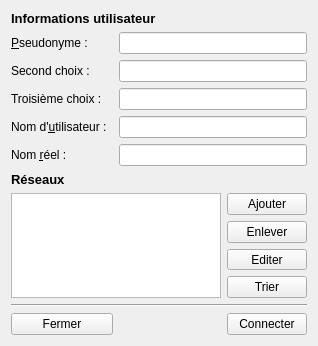
<?xml version="1.0" encoding="UTF-8"?>
<ui version="4.0">
 <class>Form</class>
 <widget class="QWidget" name="Form">
  <property name="geometry">
   <rect>
    <x>0</x>
    <y>0</y>
    <width>318</width>
    <height>346</height>
   </rect>
  </property>
  <property name="minimumSize">
   <size>
    <width>318</width>
    <height>346</height>
   </size>
  </property>
  <property name="maximumSize">
   <size>
    <width>318</width>
    <height>346</height>
   </size>
  </property>
  <property name="windowTitle">
   <string>Form</string>
  </property>
  <layout class="QGridLayout" name="gridLayout_3">
   <item row="0" column="0" colspan="3">
    <widget class="QLabel" name="userInfo">
     <property name="text">
      <string>&lt;!DOCTYPE HTML PUBLIC &quot;-//W3C//DTD HTML 4.0//EN&quot; &quot;http://www.w3.org/TR/REC-html40/strict.dtd&quot;&gt;
&lt;html&gt;&lt;head&gt;&lt;meta name=&quot;qrichtext&quot; content=&quot;1&quot; /&gt;&lt;style type=&quot;text/css&quot;&gt;
p, li { white-space: pre-wrap; }
&lt;/style&gt;&lt;/head&gt;&lt;body style=&quot; font-family:'Sans Serif'; font-size:10pt; font-weight:400; font-style:normal;&quot;&gt;
&lt;p style=&quot; margin-top:0px; margin-bottom:0px; margin-left:0px; margin-right:0px; -qt-block-indent:0; text-indent:0px;&quot;&gt;&lt;span style=&quot; font-weight:600;&quot;&gt;Informations utilisateur&lt;/span&gt;&lt;/p&gt;&lt;/body&gt;&lt;/html&gt;</string>
     </property>
    </widget>
   </item>
   <item row="1" column="0">
    <widget class="QLabel" name="nicknameLabel">
     <property name="text">
      <string>&amp;Pseudonyme :</string>
     </property>
     <property name="buddy">
      <cstring>nicknameEdit</cstring>
     </property>
    </widget>
   </item>
   <item row="1" column="1" colspan="2">
    <widget class="QLineEdit" name="nicknameEdit"/>
   </item>
   <item row="2" column="0">
    <widget class="QLabel" name="secondChoiceLabel">
     <property name="text">
      <string>Second choix :</string>
     </property>
     <property name="buddy">
      <cstring>secondChoiceEdit</cstring>
     </property>
    </widget>
   </item>
   <item row="2" column="1" colspan="2">
    <widget class="QLineEdit" name="secondChoiceEdit"/>
   </item>
   <item row="3" column="0">
    <widget class="QLabel" name="thirdChoiceLabel">
     <property name="text">
      <string>Troisième choix :</string>
     </property>
     <property name="buddy">
      <cstring>thirdChoiceEdit</cstring>
     </property>
    </widget>
   </item>
   <item row="3" column="1" colspan="2">
    <widget class="QLineEdit" name="thirdChoiceEdit"/>
   </item>
   <item row="4" column="0">
    <widget class="QLabel" name="usernameLabel">
     <property name="text">
      <string>Nom d'&amp;utilisateur :</string>
     </property>
     <property name="buddy">
      <cstring>usernameEdit</cstring>
     </property>
    </widget>
   </item>
   <item row="4" column="1" colspan="2">
    <widget class="QLineEdit" name="usernameEdit"/>
   </item>
   <item row="5" column="0">
    <widget class="QLabel" name="realNameLabel">
     <property name="text">
      <string>Nom &amp;réel :</string>
     </property>
     <property name="buddy">
      <cstring>realNameEdit</cstring>
     </property>
    </widget>
   </item>
   <item row="5" column="1" colspan="2">
    <widget class="QLineEdit" name="realNameEdit"/>
   </item>
   <item row="6" column="0" colspan="3">
    <widget class="QLabel" name="networks">
     <property name="text">
      <string>&lt;!DOCTYPE HTML PUBLIC &quot;-//W3C//DTD HTML 4.0//EN&quot; &quot;http://www.w3.org/TR/REC-html40/strict.dtd&quot;&gt;
&lt;html&gt;&lt;head&gt;&lt;meta name=&quot;qrichtext&quot; content=&quot;1&quot; /&gt;&lt;style type=&quot;text/css&quot;&gt;
p, li { white-space: pre-wrap; }
&lt;/style&gt;&lt;/head&gt;&lt;body style=&quot; font-family:'Sans Serif'; font-size:10pt; font-weight:400; font-style:normal;&quot;&gt;
&lt;p style=&quot; margin-top:0px; margin-bottom:0px; margin-left:0px; margin-right:0px; -qt-block-indent:0; text-indent:0px;&quot;&gt;&lt;span style=&quot; font-weight:600;&quot;&gt;Réseaux&lt;/span&gt;&lt;/p&gt;&lt;/body&gt;&lt;/html&gt;</string>
     </property>
    </widget>
   </item>
   <item row="7" column="0" rowspan="4" colspan="2">
    <widget class="QListWidget" name="networkList"/>
   </item>
   <item row="7" column="2">
    <widget class="QPushButton" name="addButton">
     <property name="text">
      <string>Ajouter</string>
     </property>
    </widget>
   </item>
   <item row="8" column="2">
    <widget class="QPushButton" name="removeButton">
     <property name="text">
      <string>Enlever</string>
     </property>
    </widget>
   </item>
   <item row="9" column="2">
    <widget class="QPushButton" name="editButton">
     <property name="text">
      <string>Editer</string>
     </property>
    </widget>
   </item>
   <item row="10" column="2">
    <widget class="QPushButton" name="sortButton">
     <property name="text">
      <string>Trier</string>
     </property>
    </widget>
   </item>
   <item row="11" column="0" colspan="3">
    <widget class="Line" name="line">
     <property name="orientation">
      <enum>Qt::Horizontal</enum>
     </property>
    </widget>
   </item>
   <item row="12" column="0">
    <widget class="QPushButton" name="closeButton">
     <property name="text">
      <string>Fermer</string>
     </property>
    </widget>
   </item>
   <item row="12" column="2">
    <widget class="QPushButton" name="connectButton">
     <property name="text">
      <string>Connecter</string>
     </property>
    </widget>
   </item>
  </layout>
 </widget>
 <resources/>
 <connections>
  <connection>
   <sender>nicknameEdit</sender>
   <signal>returnPressed()</signal>
   <receiver>connectButton</receiver>
   <slot>click()</slot>
   <hints>
    <hint type="sourcelabel">
     <x>262</x>
     <y>36</y>
    </hint>
    <hint type="destinationlabel">
     <x>269</x>
     <y>333</y>
    </hint>
   </hints>
  </connection>
  <connection>
   <sender>secondChoiceEdit</sender>
   <signal>returnPressed()</signal>
   <receiver>connectButton</receiver>
   <slot>click()</slot>
   <hints>
    <hint type="sourcelabel">
     <x>205</x>
     <y>74</y>
    </hint>
    <hint type="destinationlabel">
     <x>274</x>
     <y>324</y>
    </hint>
   </hints>
  </connection>
  <connection>
   <sender>thirdChoiceEdit</sender>
   <signal>returnPressed()</signal>
   <receiver>connectButton</receiver>
   <slot>click()</slot>
   <hints>
    <hint type="sourcelabel">
     <x>173</x>
     <y>100</y>
    </hint>
    <hint type="destinationlabel">
     <x>264</x>
     <y>330</y>
    </hint>
   </hints>
  </connection>
  <connection>
   <sender>usernameEdit</sender>
   <signal>returnPressed()</signal>
   <receiver>connectButton</receiver>
   <slot>click()</slot>
   <hints>
    <hint type="sourcelabel">
     <x>148</x>
     <y>127</y>
    </hint>
    <hint type="destinationlabel">
     <x>290</x>
     <y>335</y>
    </hint>
   </hints>
  </connection>
  <connection>
   <sender>realNameEdit</sender>
   <signal>returnPressed()</signal>
   <receiver>connectButton</receiver>
   <slot>click()</slot>
   <hints>
    <hint type="sourcelabel">
     <x>132</x>
     <y>157</y>
    </hint>
    <hint type="destinationlabel">
     <x>287</x>
     <y>326</y>
    </hint>
   </hints>
  </connection>
  <connection>
   <sender>closeButton</sender>
   <signal>clicked()</signal>
   <receiver>Form</receiver>
   <slot>hide()</slot>
   <hints>
    <hint type="sourcelabel">
     <x>87</x>
     <y>330</y>
    </hint>
    <hint type="destinationlabel">
     <x>124</x>
     <y>326</y>
    </hint>
   </hints>
  </connection>
 </connections>
</ui>
